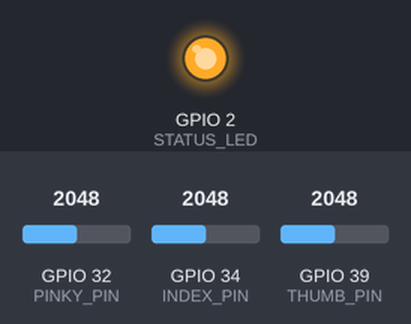
Bench run of a sketch on a simulated ESP32. Parts: output pins drawn as LEDs (lit = HIGH). The inputs (shaded band) are chosen by the test bench; at power-on: GPIO 32 (PINKY_PIN) = 2048, GPIO 34 (INDEX_PIN) = 2048, GPIO 39 (THUMB_PIN) = 2048 (analog values on the 0–4095 scale). WiFi joins after 1.5 s; servers stay silent unless stated; uploads are accepted with an empty reply; what the sketch prints to the serial monitor is not drawn.

Above: at 1.6 s.
At 3.5 s:
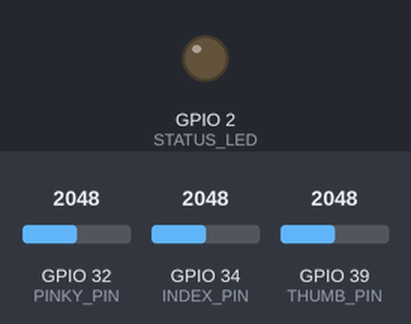
3.6 s: GPIO 32 (PINKY_PIN) set to 1068
5.1 s: GPIO 32 (PINKY_PIN) set to 955
7.0 s: GPIO 34 (INDEX_PIN) set to 1043
8.5 s: GPIO 34 (INDEX_PIN) set to 952
10.4 s: GPIO 39 (THUMB_PIN) set to 1064
11.9 s: GPIO 39 (THUMB_PIN) set to 971
Timing chart, 0 to 14.8 s (numbered marks = the images above; inputs shaded):
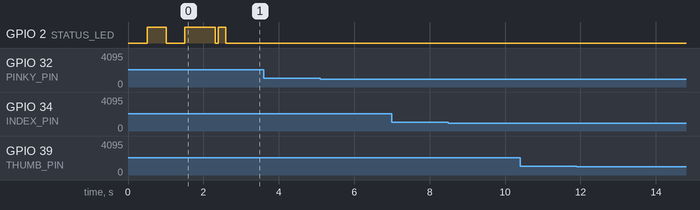

The sketch:

smart_glove.ino
```cpp
/**
 * ============================================================
 *  SMART GLOVE UNIT — Firmware
 *  Smart Home Controlled by Smart Gloves
 * ============================================================
 *  B.Sc. Graduation Project — Mechatronics Engineering
 *  Benha National University, Faculty of Engineering
 *  Academic Year 2025/2026
 * ============================================================
 *
 *  Description:
 *    Reads 3 flex sensors on the Thumb, Index, and Pinky fingers.
 *    Classifies each sensor as BENT (0) or EXTENDED (1).
 *    Assembles a 3-bit code (0–7) and sends it to the Smart Home
 *    ESP32 via HTTP GET over a direct Wi-Fi Access Point link.
 *
 *  Voltage Divider (per sensor):
 *    3.3V ---[ FLEX ]---+---[10kΩ]--- GND
 *                       |
 *                   ESP32 ADC PIN
 *
 *    When finger is BENT   → Flex resistance ↑ → ADC voltage ↑ → classified as 0
 *    When finger is EXTENDED → Flex resistance ↓ → ADC voltage ↓ → classified as 1
 *
 *  Pin Assignment:
 *    GPIO 39  →  Flex Sensor — Thumb   [ADC1_CH3] (input only)
 *    GPIO 34  →  Flex Sensor — Index   [ADC1_CH6] (input only)
 *    GPIO 32  →  Flex Sensor — Pinky   [ADC1_CH4]
 *    GPIO 2   →  Onboard Status LED
 *
 *  Gesture Map (Thumb–Index–Pinky):
 *    000 → Fan ON
 *    001 → Fan OFF
 *    010 → Lamp ON
 *    011 → Lamp OFF
 *    100 → Curtain OPEN
 *    101 → Curtain CLOSE
 *    110 → Door OPEN
 *    111 → Door CLOSE
 *
 *  Dependencies:
 *    - ESP32 Arduino Core (Espressif)
 *    - WiFi.h     (included with ESP32 core)
 *    - HTTPClient.h (included with ESP32 core)
 * ============================================================
 */

#include <WiFi.h>
#include <HTTPClient.h>

// ============================================================
//  CONFIGURATION — Edit these values
// ============================================================

// Wi-Fi credentials (must match the Smart Home AP settings)
const char* WIFI_SSID     = "SmartHome_AP";
const char* WIFI_PASSWORD = "smarthome123";

// Smart Home ESP32 IP address (default ESP32 AP gateway)
const char* HOME_IP = "192.168.4.1";

// ============================================================
//  PIN DEFINITIONS
// ============================================================
#define THUMB_PIN  39   // Flex Sensor — Thumb  (ADC1_CH3, input only)
#define INDEX_PIN  34   // Flex Sensor — Index  (ADC1_CH6, input only)
#define PINKY_PIN  32   // Flex Sensor — Pinky  (ADC1_CH4)

#define STATUS_LED  2   // Onboard LED

// ============================================================
//  CALIBRATION
//  Open Serial Monitor at 115200 baud.
//  Fully EXTEND each finger → note the ADC value  (lower value)
//  Fully BENT  each finger → note the ADC value  (higher value)
//  Set THRESHOLD to the midpoint between the two readings.
//
//  Classification:
//    ADC < THRESHOLD  →  finger EXTENDED  →  bit = 1
//    ADC >= THRESHOLD →  finger BENT      →  bit = 0
// ============================================================
const int THRESHOLD[3] = {2200, 2200, 2200};
//                         Thumb  Index  Pinky

// ============================================================
//  TIMING
// ============================================================
const int SAMPLE_INTERVAL_MS = 20;    // Sensor read interval (ms)
const int DEBOUNCE_DELAY_MS  = 80;    // Stable hold before transmitting
const int WIFI_RETRY_DELAY   = 500;   // Delay between Wi-Fi retry attempts (ms)

// ============================================================
//  GLOBALS
// ============================================================
int lastCode    = -1;   // Last successfully transmitted code
int pendingCode = -1;   // Candidate code, awaiting debounce
unsigned long debounceStart = 0;

// ============================================================
//  SETUP
// ============================================================
void setup() {
  Serial.begin(115200);
  delay(500);

  Serial.println("\n====================================");
  Serial.println("  SMART GLOVE — Booting...");
  Serial.println("====================================");

  pinMode(STATUS_LED, OUTPUT);
  digitalWrite(STATUS_LED, LOW);

  // 12-bit ADC (0–4095)
  analogReadResolution(12);

  connectToWiFi();
}

// ============================================================
//  MAIN LOOP
// ============================================================
void loop() {
  // Reconnect if Wi-Fi dropped
  if (WiFi.status() != WL_CONNECTED) {
    Serial.println("[WiFi] Connection lost — reconnecting...");
    connectToWiFi();
  }

  // ── Read raw ADC values ──────────────────────────────────
  int raw[3];
  raw[0] = analogRead(THUMB_PIN);
  raw[1] = analogRead(INDEX_PIN);
  raw[2] = analogRead(PINKY_PIN);

  // ── Classify: EXTENDED(1) or BENT(0) ────────────────────
  //    ADC < threshold  → low voltage → finger EXTENDED → bit = 1
  //    ADC >= threshold → high voltage → finger BENT    → bit = 0
  int bit[3];
  for (int i = 0; i < 3; i++) {
    bit[i] = (raw[i] < THRESHOLD[i]) ? 1 : 0;
  }

  // ── Assemble 3-bit code (Thumb=MSB, Pinky=LSB) ──────────
  int code = (bit[0] << 2) | (bit[1] << 1) | bit[2];   // 0–7

  // ── Serial debug ────────────────────────────────────────
  Serial.printf("[Sensors] Thumb=%4d(%d)  Index=%4d(%d)  Pinky=%4d(%d)  → Code=%d\n",
                raw[0], bit[0],
                raw[1], bit[1],
                raw[2], bit[2],
                code);

  // ── Debounce then transmit on change ────────────────────
  if (code != pendingCode) {
    pendingCode   = code;
    debounceStart = millis();
  } else if ((millis() - debounceStart >= DEBOUNCE_DELAY_MS) && (code != lastCode)) {
    sendCommand(code);
    lastCode = code;
  }

  delay(SAMPLE_INTERVAL_MS);
}

// ============================================================
//  SEND HTTP COMMAND
// ============================================================
void sendCommand(int code) {
  if (WiFi.status() != WL_CONNECTED) {
    Serial.println("[HTTP] Not connected — skipping.");
    return;
  }

  String url = String("http://") + HOME_IP + "/cmd?val=" + String(code);
  Serial.printf("[HTTP] Sending command %d → %s\n", code, url.c_str());

  digitalWrite(STATUS_LED, HIGH);   // Blink to show transmission

  HTTPClient http;
  http.begin(url);
  http.setTimeout(2000);

  int httpCode = http.GET();

  if (httpCode > 0) {
    Serial.printf("[HTTP] Response %d: %s\n", httpCode, http.getString().c_str());
  } else {
    Serial.printf("[HTTP] Error: %s\n", http.errorToString(httpCode).c_str());
  }

  http.end();
  digitalWrite(STATUS_LED, LOW);
}

// ============================================================
//  WI-FI CONNECTION
// ============================================================
void connectToWiFi() {
  Serial.printf("[WiFi] Connecting to \"%s\"", WIFI_SSID);

  WiFi.mode(WIFI_STA);
  WiFi.begin(WIFI_SSID, WIFI_PASSWORD);

  int attempts = 0;
  while (WiFi.status() != WL_CONNECTED && attempts < 40) {
    digitalWrite(STATUS_LED, !digitalRead(STATUS_LED));
    delay(WIFI_RETRY_DELAY);
    Serial.print(".");
    attempts++;
  }

  if (WiFi.status() == WL_CONNECTED) {
    digitalWrite(STATUS_LED, HIGH);
    Serial.println("\n[WiFi] Connected!");
    Serial.printf("[WiFi] IP:   %s\n", WiFi.localIP().toString().c_str());
    Serial.printf("[WiFi] RSSI: %d dBm\n", WiFi.RSSI());
    delay(300);
    digitalWrite(STATUS_LED, LOW);
  } else {
    digitalWrite(STATUS_LED, LOW);
    Serial.println("\n[WiFi] Failed — will retry in loop.");
  }
}
```

Measured:
- after the input at 3.6 s, every drawn part: stays the same
- after the input at 5.1 s, every drawn part: stays the same
- after the input at 7.0 s, every drawn part: stays the same
- after the input at 8.5 s, every drawn part: stays the same
- after the input at 10.4 s, every drawn part: stays the same
- after the input at 11.9 s, every drawn part: stays the same
